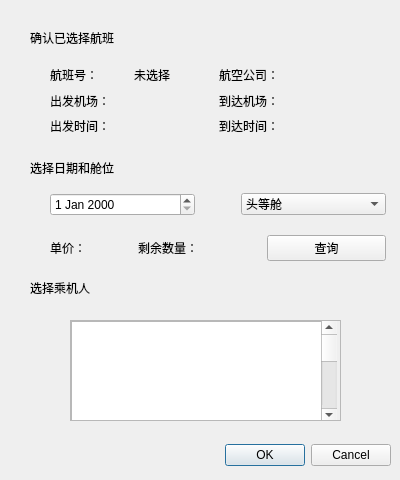
<?xml version="1.0" encoding="UTF-8"?>
<ui version="4.0">
 <class>Dialog</class>
 <widget class="QDialog" name="Dialog">
  <property name="geometry">
   <rect>
    <x>0</x>
    <y>0</y>
    <width>400</width>
    <height>480</height>
   </rect>
  </property>
  <property name="windowTitle">
   <string>订购页</string>
  </property>
  <widget class="QDialogButtonBox" name="buttonBox">
   <property name="geometry">
    <rect>
     <x>-70</x>
     <y>440</y>
     <width>461</width>
     <height>31</height>
    </rect>
   </property>
   <property name="orientation">
    <enum>Qt::Horizontal</enum>
   </property>
   <property name="standardButtons">
    <set>QDialogButtonBox::Cancel|QDialogButtonBox::Ok</set>
   </property>
  </widget>
  <widget class="QLabel" name="label">
   <property name="geometry">
    <rect>
     <x>30</x>
     <y>160</y>
     <width>101</width>
     <height>16</height>
    </rect>
   </property>
   <property name="text">
    <string>选择日期和舱位</string>
   </property>
  </widget>
  <widget class="QLabel" name="label_2">
   <property name="geometry">
    <rect>
     <x>30</x>
     <y>30</y>
     <width>101</width>
     <height>16</height>
    </rect>
   </property>
   <property name="text">
    <string>确认已选择航班</string>
   </property>
  </widget>
  <widget class="QLabel" name="label_3">
   <property name="geometry">
    <rect>
     <x>30</x>
     <y>280</y>
     <width>71</width>
     <height>16</height>
    </rect>
   </property>
   <property name="text">
    <string>选择乘机人</string>
   </property>
  </widget>
  <widget class="QScrollArea" name="scrollArea">
   <property name="geometry">
    <rect>
     <x>70</x>
     <y>320</y>
     <width>271</width>
     <height>101</height>
    </rect>
   </property>
   <property name="widgetResizable">
    <bool>true</bool>
   </property>
   <widget class="QWidget" name="scrollAreaWidgetContents">
    <property name="geometry">
     <rect>
      <x>0</x>
      <y>0</y>
      <width>269</width>
      <height>99</height>
     </rect>
    </property>
    <widget class="QListView" name="listView">
     <property name="geometry">
      <rect>
       <x>0</x>
       <y>0</y>
       <width>256</width>
       <height>192</height>
      </rect>
     </property>
    </widget>
    <widget class="QScrollBar" name="verticalScrollBar">
     <property name="geometry">
      <rect>
       <x>250</x>
       <y>0</y>
       <width>16</width>
       <height>101</height>
      </rect>
     </property>
     <property name="orientation">
      <enum>Qt::Vertical</enum>
     </property>
    </widget>
   </widget>
  </widget>
  <widget class="QWidget" name="">
   <property name="geometry">
    <rect>
     <x>50</x>
     <y>180</y>
     <width>336</width>
     <height>81</height>
    </rect>
   </property>
   <layout class="QVBoxLayout" name="verticalLayout">
    <item>
     <layout class="QHBoxLayout" name="horizontalLayout">
      <item>
       <widget class="QDateEdit" name="date_selected"/>
      </item>
      <item>
       <spacer name="verticalSpacer_2">
        <property name="orientation">
         <enum>Qt::Vertical</enum>
        </property>
        <property name="sizeHint" stdset="0">
         <size>
          <width>20</width>
          <height>40</height>
         </size>
        </property>
       </spacer>
      </item>
      <item>
       <spacer name="verticalSpacer">
        <property name="orientation">
         <enum>Qt::Vertical</enum>
        </property>
        <property name="sizeHint" stdset="0">
         <size>
          <width>20</width>
          <height>40</height>
         </size>
        </property>
       </spacer>
      </item>
      <item>
       <widget class="QComboBox" name="class_selected">
        <item>
         <property name="text">
          <string>头等舱</string>
         </property>
        </item>
        <item>
         <property name="text">
          <string>商务舱</string>
         </property>
        </item>
        <item>
         <property name="text">
          <string>经济舱</string>
         </property>
        </item>
       </widget>
      </item>
     </layout>
    </item>
    <item>
     <layout class="QHBoxLayout" name="horizontalLayout_3">
      <item>
       <layout class="QHBoxLayout" name="horizontalLayout_2">
        <item>
         <widget class="QLabel" name="label_4">
          <property name="text">
           <string>单价：</string>
          </property>
         </widget>
        </item>
        <item>
         <widget class="QLabel" name="output_price">
          <property name="text">
           <string>            </string>
          </property>
         </widget>
        </item>
        <item>
         <widget class="QLabel" name="label_5">
          <property name="text">
           <string>剩余数量：</string>
          </property>
         </widget>
        </item>
        <item>
         <widget class="QLabel" name="output_nr">
          <property name="text">
           <string>             </string>
          </property>
         </widget>
        </item>
        <item>
         <widget class="QLabel" name="label_13">
          <property name="text">
           <string/>
          </property>
         </widget>
        </item>
       </layout>
      </item>
      <item>
       <widget class="QPushButton" name="btn_search">
        <property name="text">
         <string>查询</string>
        </property>
       </widget>
      </item>
     </layout>
    </item>
   </layout>
  </widget>
  <widget class="QWidget" name="">
   <property name="geometry">
    <rect>
     <x>50</x>
     <y>65</y>
     <width>331</width>
     <height>71</height>
    </rect>
   </property>
   <layout class="QGridLayout" name="gridLayout">
    <item row="0" column="0">
     <widget class="QLabel" name="label_6">
      <property name="text">
       <string>航班号：</string>
      </property>
     </widget>
    </item>
    <item row="0" column="1">
     <widget class="QLabel" name="output_FID">
      <property name="text">
       <string>未选择</string>
      </property>
     </widget>
    </item>
    <item row="0" column="2">
     <widget class="QLabel" name="label_7">
      <property name="text">
       <string>航空公司：</string>
      </property>
     </widget>
    </item>
    <item row="0" column="3">
     <widget class="QLabel" name="output_Airline">
      <property name="text">
       <string/>
      </property>
     </widget>
    </item>
    <item row="1" column="0">
     <widget class="QLabel" name="label_8">
      <property name="text">
       <string>出发机场：</string>
      </property>
     </widget>
    </item>
    <item row="1" column="1">
     <widget class="QLabel" name="output_Depart">
      <property name="text">
       <string/>
      </property>
     </widget>
    </item>
    <item row="1" column="2">
     <widget class="QLabel" name="label_9">
      <property name="text">
       <string>到达机场：</string>
      </property>
     </widget>
    </item>
    <item row="1" column="3">
     <widget class="QLabel" name="output_Arrive">
      <property name="text">
       <string/>
      </property>
     </widget>
    </item>
    <item row="2" column="0">
     <widget class="QLabel" name="label_10">
      <property name="text">
       <string>出发时间：</string>
      </property>
     </widget>
    </item>
    <item row="2" column="1">
     <widget class="QLabel" name="output_Dtime">
      <property name="text">
       <string/>
      </property>
     </widget>
    </item>
    <item row="2" column="2">
     <widget class="QLabel" name="label_11">
      <property name="text">
       <string>到达时间：</string>
      </property>
     </widget>
    </item>
    <item row="2" column="3">
     <widget class="QLabel" name="output_Atime">
      <property name="text">
       <string/>
      </property>
     </widget>
    </item>
   </layout>
  </widget>
  <zorder>date_selected</zorder>
  <zorder>class_selected</zorder>
  <zorder>buttonBox</zorder>
  <zorder>label</zorder>
  <zorder>label_2</zorder>
  <zorder>label_3</zorder>
  <zorder>scrollArea</zorder>
  <zorder>label_4</zorder>
  <zorder>label_5</zorder>
  <zorder>output_price</zorder>
  <zorder>output_nr</zorder>
  <zorder></zorder>
  <zorder>btn_search</zorder>
  <zorder>label_6</zorder>
  <zorder>label_7</zorder>
  <zorder>label_8</zorder>
  <zorder>label_9</zorder>
  <zorder>label_10</zorder>
  <zorder>label_11</zorder>
  <zorder>output_FID</zorder>
  <zorder>output_Depart</zorder>
  <zorder>output_Dtime</zorder>
  <zorder>output_Airline</zorder>
  <zorder>output_Arrive</zorder>
  <zorder>output_Atime</zorder>
 </widget>
 <resources/>
 <connections>
  <connection>
   <sender>buttonBox</sender>
   <signal>rejected()</signal>
   <receiver>Dialog</receiver>
   <slot>reject()</slot>
   <hints>
    <hint type="sourcelabel">
     <x>316</x>
     <y>260</y>
    </hint>
    <hint type="destinationlabel">
     <x>286</x>
     <y>274</y>
    </hint>
   </hints>
  </connection>
 </connections>
</ui>
